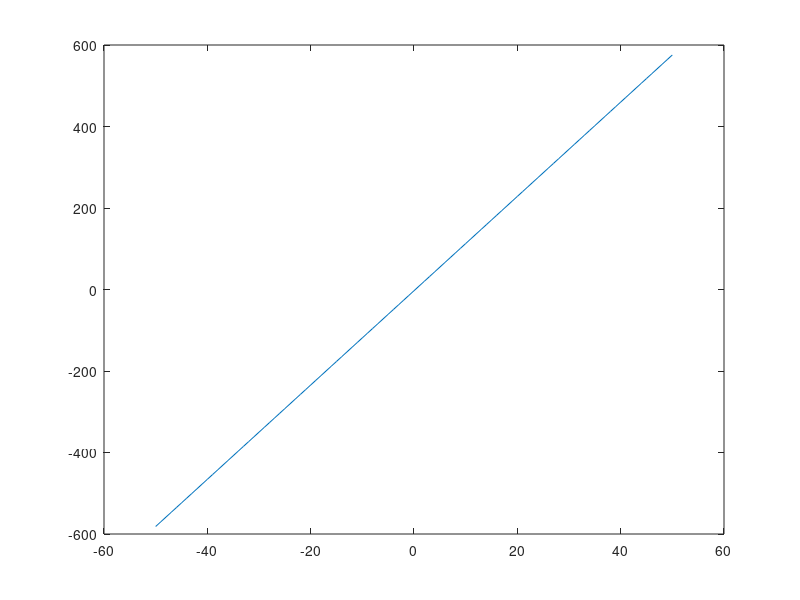

The MATLAB source for this figure:
%Octave Scrpt
% Title         :Funcines trscendentes:trigonometricas, logaritmicas
% Author        :Maria Guadalupe Martinez Santiago  
%Date           :202123638
%Version        :1
%Usage          :octave>/phat/Funcion5
%Notes          :Requiere aplicacion de octave para la ejecucion y graficacion 

disp('BIYECTIVA')
%Dominio de funcion
x=-50:1:50;
%Funcion
rx=7\9.^2*(x)-3;
%Plotear funcion
plot(x,rx);